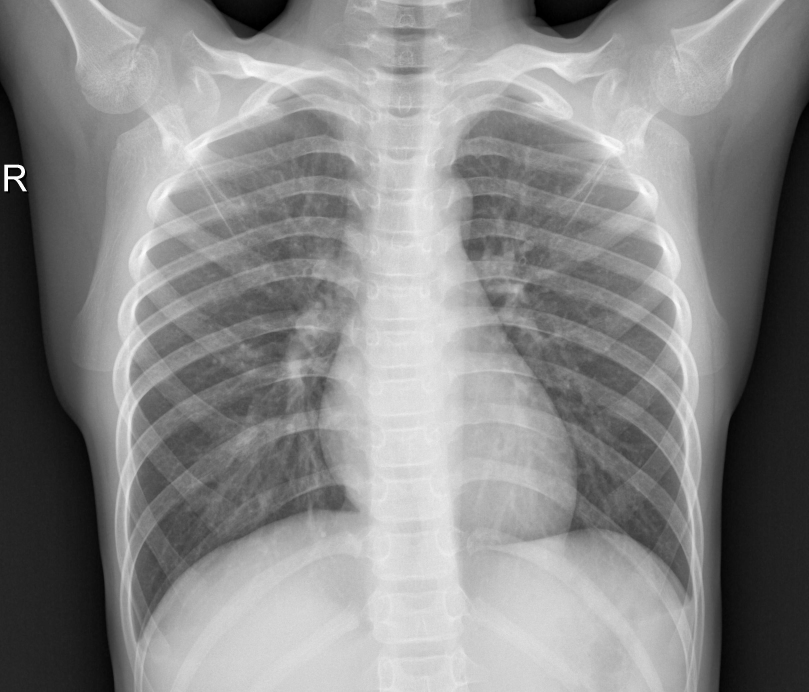
#> input picture chest_xray/test/NORMAL/IM-0089-0001.jpeg, 2426 x 2076 px (shown at 1/3 size); its folder holds 4 pictures in this run
$ python build_dataset.py
#> lines starting #> are read from the running program, lines starting #| are printed output that depends on the picture
"""
Assemble the training dataset from the raw Kaggle folders.

Usage (from the project root):
    python -m ml.training.build_dataset --source <folder containing chest_xray/ and Bone_Fracture_Binary_Classification/>

Produces:
    datasets/chest/{normal,abnormal}/   <- sampled from chest_xray/train/{NORMAL,PNEUMONIA}
    datasets/bone/{normal,abnormal}/    <- from Bone_Fracture_Binary_Classification/.../{train,val,test}/{not fractured,fractured}
    analyzer/static/analyzer/samples/   <- a few held-out images shown as "try a sample" in the UI

Rules applied, because the raw folders are messy:
  * The bone dataset is heavily augmented ("12-rotated1-rotated3.jpg",
    "x - Copy.jpg", "x (1).jpg"); those near-duplicates are skipped so the
    model isn't graded on rotated copies of its own training images.
  * The same picture often appears in several splits under different names,
    so files are de-duplicated by content hash.
  * Files Pillow cannot fully decode (a few are truncated) are skipped.
  * Sampling is seeded, so every build produces the same dataset.
  * Sample images are removed from the pool *before* training, so the demo
    images in the UI are ones the models have never seen.
"""

from __future__ import annotations

import argparse
import hashlib
import random
import re
import shutil
from pathlib import Path

from PIL import Image

PROJECT_ROOT = Path(__file__).resolve().parents[2]
IMAGE_EXTENSIONS = {".jpg", ".jpeg", ".png", ".bmp", ".tif", ".tiff"}
AUGMENTED = re.compile(r"(-rotated\d)|( - Copy)|(\(\d+\))", re.IGNORECASE)
BONE_ROOT = Path("Bone_Fracture_Binary_Classification") / "Bone_Fracture_Binary_Classification"


def _images(folder: Path) -> list[Path]:
    if not folder.is_dir():
        return []
    return sorted(p for p in folder.iterdir() if p.suffix.lower() in IMAGE_EXTENSIONS)


def _readable(path: Path) -> bool:
    try:
        with Image.open(path) as img:
            img.load()
        return True
    except Exception:
        return False


def _digest(path: Path) -> str:
    return hashlib.md5(path.read_bytes()).hexdigest()


def _clean_pool(paths: list[Path], seen_hashes: set[str]) -> list[Path]:
    """Drop augmented copies, duplicates (by content) and unreadable files."""
    pool = []
    for p in paths:
        if AUGMENTED.search(p.stem):
            continue
        h = _digest(p)
        if h in seen_hashes:
            continue
        seen_hashes.add(h)
        pool.append(p)
    return pool


def _take(pool: list[Path], n: int, rng: random.Random) -> list[Path]:
    """Seeded sample of up to n readable files from pool."""
    shuffled = pool[:]
    rng.shuffle(shuffled)
    picked = []
    for p in shuffled:
        if len(picked) >= n:
            break
        if _readable(p):
            picked.append(p)
    return picked


def _copy(files: list[Path], dest: Path, prefix_with_split: bool) -> None:
    dest.mkdir(parents=True, exist_ok=True)
    for f in files:
        name = f"{f.parent.parent.name}_{f.name}" if prefix_with_split else f.name
        shutil.copy2(f, dest / name.replace(" ", "_"))


def _save_sample(src: Path, dest: Path) -> None:
    dest.parent.mkdir(parents=True, exist_ok=True)
    with Image.open(src) as img:
        img = img.convert("L")
        img.thumbnail((640, 640))
        img.save(dest, format="JPEG", quality=85)


def main():
    parser = argparse.ArgumentParser(description=__doc__)
    parser.add_argument("--source", default=str(PROJECT_ROOT))
    parser.add_argument("--dest", default=str(PROJECT_ROOT / "datasets"))
    parser.add_argument("--samples-dir", default=str(PROJECT_ROOT / "analyzer" / "static" / "analyzer" / "samples"))
    parser.add_argument("--chest-per-class", type=int, default=450)
    parser.add_argument("--bone-per-class", type=int, default=450)
    parser.add_argument("--samples-per-class", type=int, default=2)
    parser.add_argument("--seed", type=int, default=42)
    args = parser.parse_args()

    source, dest, samples_dir = Path(args.source), Path(args.dest), Path(args.samples_dir)
    rng = random.Random(args.seed)

    if dest.exists():
        shutil.rmtree(dest)
    if samples_dir.exists():
        shutil.rmtree(samples_dir)

    # ---- chest -------------------------------------------------------------
    # Training images come from train/; the tiny val/ split is never trained
    # on, so it is the natural source of demo samples.
    chest_sources = {
        "normal": ("NORMAL", source / "chest_xray" / "train" / "NORMAL"),
        "abnormal": ("PNEUMONIA", source / "chest_xray" / "train" / "PNEUMONIA"),
    }
    for label, (raw_name, folder) in chest_sources.items():
        pool = _clean_pool(_images(folder), set())
        picked = _take(pool, args.chest_per_class, rng)
#> in _readable, img is the input picture: PIL image 2426x2076 L; min 0, max 255, mean 136.2
        _copy(picked, dest / "chest" / label, prefix_with_split=False)
        print(f"[dataset] chest/{label}: {len(picked)} images (pool {len(pool)})")

        val_pool = _images(source / "chest_xray" / "val" / raw_name)
        for i, s in enumerate(_take(val_pool, args.samples_per_class, rng)):
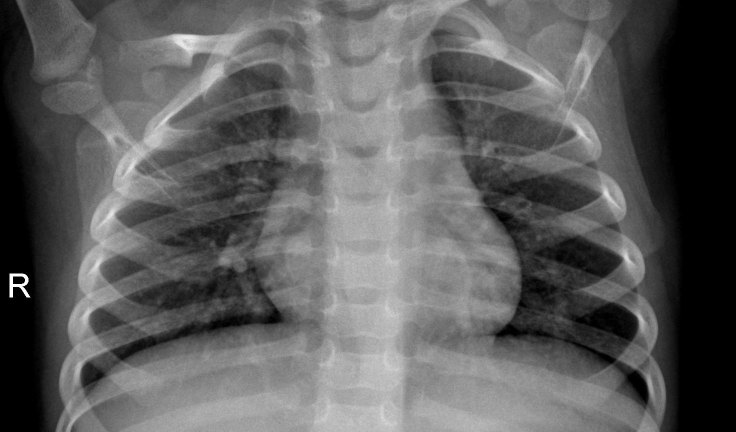
#> input picture chest_xray/test/NORMAL/IM-0102-0001.jpeg, 1472 x 863 px (shown at 1/2 size)
#> in _readable, img is the input picture: PIL image 1472x863 L; min 0, max 255, mean 93.5
            _save_sample(s, samples_dir / f"chest_{label}_{i + 1}.jpg")
#> in _save_sample, `img.thumbnail((640, 640))`:
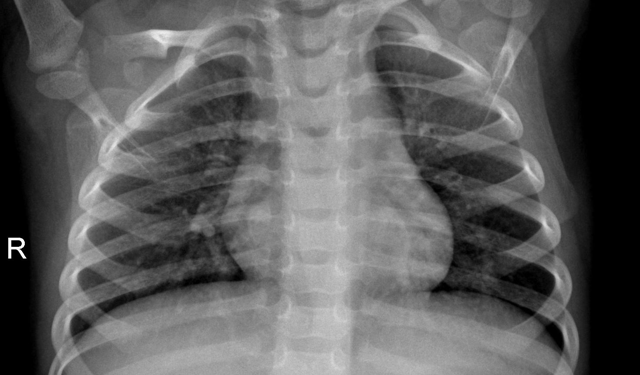
#> img: PIL image 640x375 L; min 0, max 255, mean 93.5

    # ---- bone --------------------------------------------------------------
    bone_pools: dict[str, list[Path]] = {}
    bone_hashes: dict[str, set[str]] = {}
    for label, raw_name in (("normal", "not fractured"), ("abnormal", "fractured")):
        raw = []
        for split in ("train", "val", "test"):
            raw += _images(source / BONE_ROOT / split / raw_name)
        bone_hashes[label] = set()
        bone_pools[label] = _clean_pool(raw, bone_hashes[label])
    # A picture filed under both "fractured" and "not fractured" is label
    # noise; drop it from both rather than guess.
    conflicting = bone_hashes["normal"] & bone_hashes["abnormal"]
    if conflicting:
        print(f"[dataset] bone: dropping {len(conflicting)} image(s) labelled both ways")

    for label in ("normal", "abnormal"):
        pool = [p for p in bone_pools[label] if _digest(p) not in conflicting]
        # Hold out demo samples first so they are never trained on.
        samples = _take(pool, args.samples_per_class, rng)
#> samples = []
        pool = [p for p in pool if p not in samples]
        for i, s in enumerate(samples):
            _save_sample(s, samples_dir / f"bone_{label}_{i + 1}.jpg")
        picked = _take(pool, args.bone_per_class, rng)
        _copy(picked, dest / "bone" / label, prefix_with_split=True)
        print(f"[dataset] bone/{label}: {len(picked)} images (pool {len(pool)} after "
              f"removing augmented copies and duplicates)")
#| [dataset] bone/normal: 0 images (pool 0 after removing augmented copies and duplicates)

    print(f"[dataset] samples -> {samples_dir} ({len(list(samples_dir.glob('*.jpg')))} files)")


if __name__ == "__main__":
    main()
